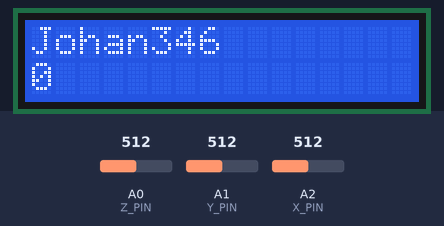
The sketch below on a simulated Arduino Uno, built with avr-gcc and run on an emulated ATmega328P. Parts: 16×2 character LCD. The test bench sets the inputs (shaded band); at power-on: A0 (Z_PIN) = 512, A1 (Y_PIN) = 512, A2 (X_PIN) = 512. What the sketch prints to the serial monitor is not drawn.

Above: at 0.1 s.
At 6.7 s:
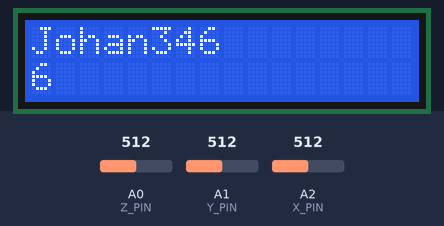
At 11.1 s:
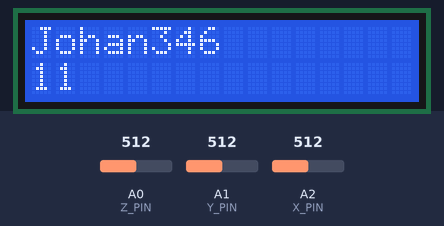
At 17.7 s:
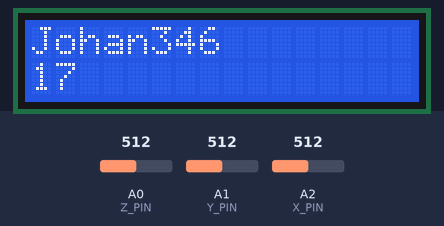
At 26.6 s:
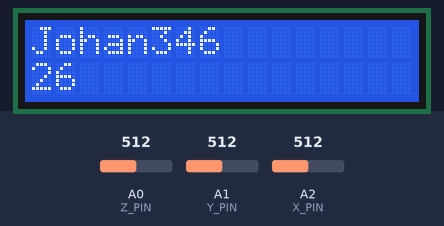
At 37.6 s:
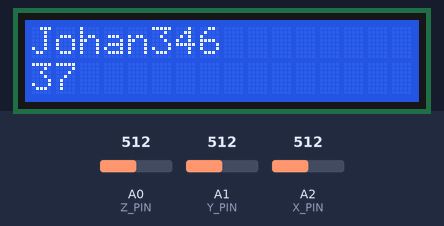

Measured:
- what the display in image 2 shows lasts 2.2 s, from 11.1 s to 13.3 s

The sketch:

getGesture.ino
```cpp
/************************************************************
* - Filename : getGesture.ino
* - Author : Johan
* - Date : 2018/5/18
* - Version : 1.0
* - Description : three axis acceleration sensor demo
* - Function list :
* 1.setup
* 2.loop
* 3.LED_flash
* - Others :
* // author email : 1412758626@qq.com
*************************************************************/


#include <LiquidCrystal.h>


LiquidCrystal LCD(12,11,10,9,8,7,6,5,4,3,2);


const int X_PIN = A2;   // X轴引脚
const int Y_PIN = A1;   // Y轴引脚
const int Z_PIN = A0;   // Z轴引脚
int X;                  // X轴值
int Y;                  // Y轴值
int Z;                  // Z轴值
float Vzerog = 1.5;     //ADXL335 三轴加速度计 0g 基准电压典型值
int Sensitivity = 300;  //ADXL335 三轴加速度计灵敏度参数典型值
int ledPin = 13;        // LED灯的引脚


/*
 * setup
 */
void setup() {
  // put your setup code here, to run once:
  Serial.begin(9600);
  LCD.begin(16,2);
  LCD.print("Johan346");
}


/*
 * loop
 */
void loop() {
  // put your main code here, to run repeatedly:
  LCD.setCursor(0,1);
  LCD.print(millis()/1000);

  // 下载状态量
  X = analogRead(X_PIN);
  Y = analogRead(Y_PIN);
  Z = analogRead(Z_PIN);

  //将模拟量转换成电压值
  float vx = X * 5.0 / 1024.0;
  float vy = Y * 5.0 / 1024.0;
  float vz = Z * 5.0 / 1024.0;

 //将模拟量转换成每个轴向的g值,1.5是三轴加速度计的0g基准电压,单位为V,300是三轴加速度计的灵敏度,单位是mv/g
  float Rx = (vx - Vzerog) / (Sensitivity / 1000.0);
  float Ry = (vy - Vzerog) / (Sensitivity / 1000.0);
  float Rz = (vz - Vzerog) / (Sensitivity / 1000.0);

 //得出重力加速度g值大小
  float R = sqrt(pow(Rx,2) + pow(Ry,2) + pow(Rz,2));

 //计算与三轴的夹角对应弧度值
  float Axr = acos(Rx / R);
  float Ayr = acos(Ry / R);
  float Azr = acos(Rz / R);

 //将水平弧度值转换为对应角度,并通过串口打印
  float anglex = 180.0 * Axr / 3.14;
  float angley = 180.0 * Ayr / 3.14;
  float anglez = 180.0 * Azr / 3.14;

  /*
  向串口输出
  此处的协议格式就根据自己的需要设计了，如：
  格式协议为：X#Y#Z
  状态值全部化为000.000格式，故一条消息的总长度为17-20
  串口接收端接收到的数据不等于这个长度值的时候可选择丢弃处理
  */
  // 发送
  String sx, sy, sz;
  String k = "";
  sx = k + anglex;
  sy = k + angley;
  sz = k + anglez;
  Serial.println(sx + "#" + sy + "#" + sz);

  // LED闪烁3下，延迟1s
  LED_flash(3);
  delay(1000);
}


/*
 * LED_flash
 */
void LED_flash(int times){
  for(int i=0;i<times;i++ ){
        digitalWrite(ledPin,HIGH);
        delay(200);
        digitalWrite(ledPin,LOW);
        delay(200);
    }
}
```
